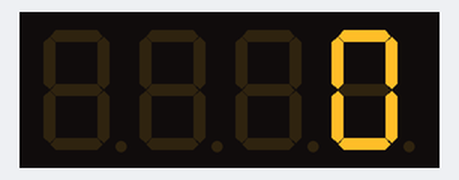
Simulated run of this sketch. Board: Arduino Uno, built with avr-gcc and run on an emulated ATmega328P. Shown: 4-digit seven-segment display.

Above: at 0.17 s.
At 4.89 s:
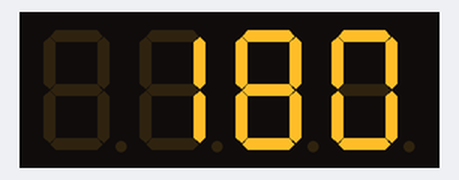
At 9.93 s:
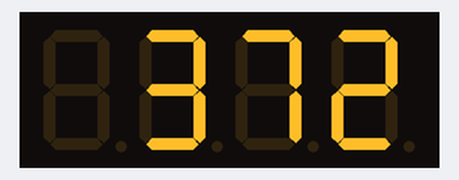
At 20.0 s:
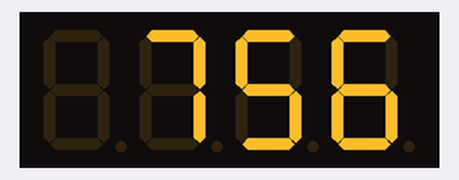
At 29.75 s:
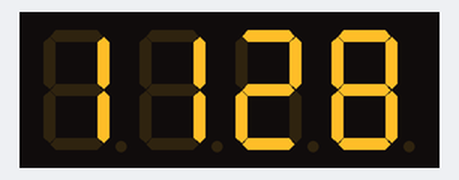
At 39.82 s:
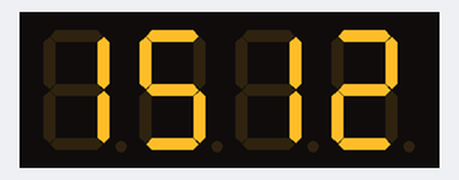

The sketch:

_4digit.ino
```cpp
#include <TM1637Display.h>

const int CLK = A1; //Set the CLK pin connection to the display
const int DIO = A0; //Set the DIO pin connection to the display

int numCounter = 0;

TM1637Display display(CLK, DIO); //set up the 4-Digit Display.

void setup()
{
display.setBrightness(0x0a); //set the diplay to maximum brightness
}


void loop()
{
for(numCounter = 0; numCounter < 9999; numCounter++) //Iterate numCounter
{
display.showNumberDec(numCounter); //Display the numCounter value;
delay(5);
}
}
```
